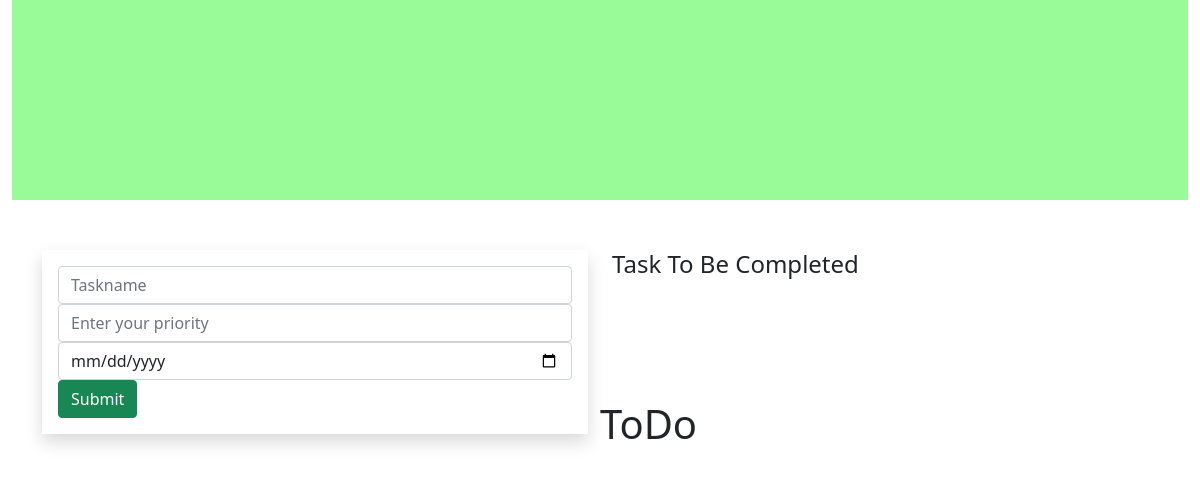
Before: / with the older database file.
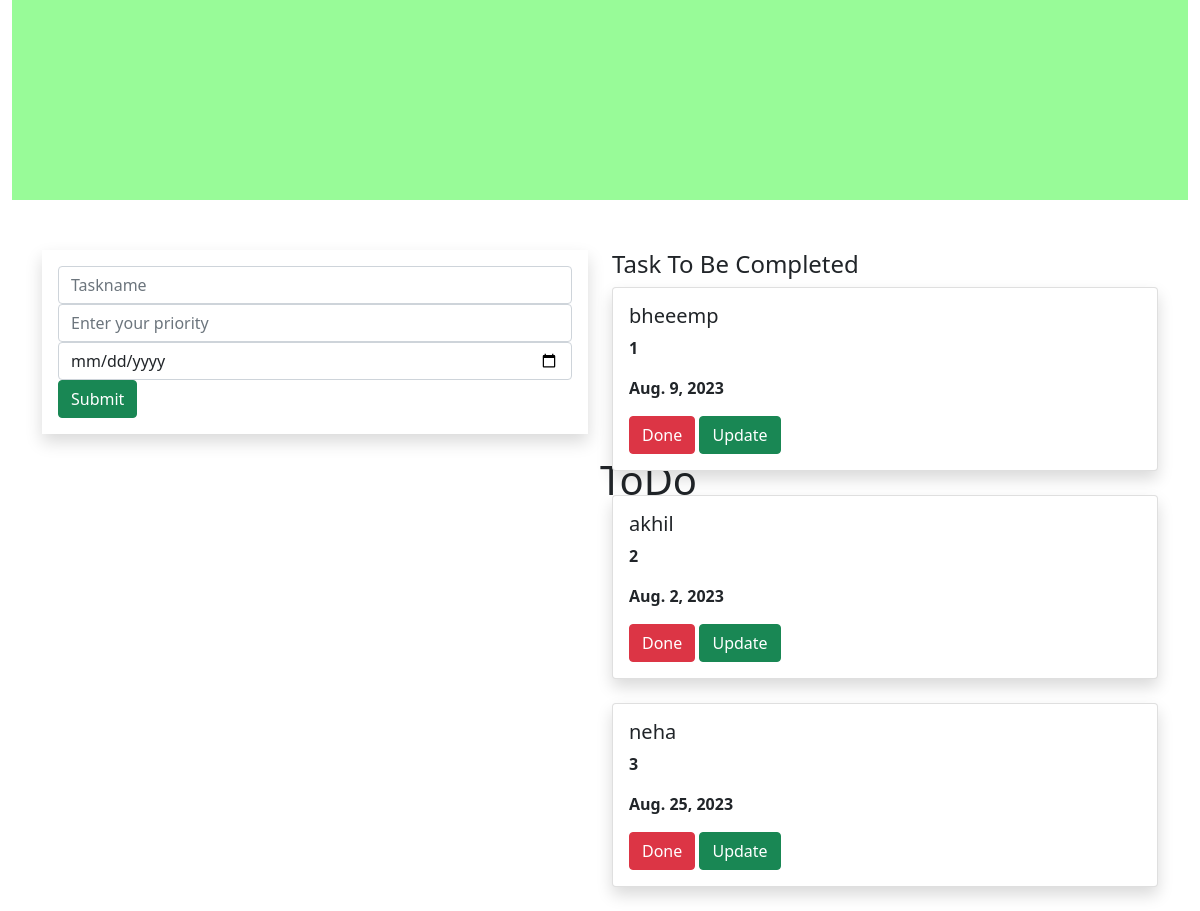
After: the same page with the newer database file.
### todoapp/models.py (models this page shows, shortened)
class Task(models.Model):
    name=models.CharField(max_length=250)
    priority=models.IntegerField()
    date=models.DateField()

### todoapp/views.py (the view)
# urls.py: path('', views.add, name='add'),
def add(request):
    task1 = Task.objects.all()
    if request.method == 'POST':
        name = request.POST.get('task', '')
        priority = request.POST.get('priority', '')
        date = request.POST.get('date', '')
        task = Task(name=name, priority=priority, date=date)
        task.save()
    return render(request,'home.html',{'task1':task1})

### templates/home.html (shortened to what this page needs)
{% extends 'base.html' %}
{% block content %}
<div class="container-fluid">
    <div class="row">
        <div class="col-md-12">
            <div class="banner">
                <div class="banner-text">
                    <h1>ToDo</h1>
                </div>
            </div>
        </div>
    </div>
</div>
<div class="container">
    <div class="row">
        <div class="col-md-6">
            <form method="POST" class="p-3 shadow">
                  <div class="form-group">
                       <input type="text" class="form-control" name="task" placeholder="Taskname">
                  </div>
                  <div class="form-group">
                      <input type="text" class="form-control" name="priority" placeholder="Enter your priority">
                  </div>
                 <div class="form-group">
                      <input type="date" class="form-control" name="date" placeholder="Enter Your Date">
                  </div>
                      <input type="submit" class="btn btn-success" >
            </form>
        </div>
        <div class="col-md-6">
            <h4>Task To Be Completed</h4>
            {% for i in task1 %}
            <div class="shadow card">
                <div class="card-body">
                    <h5 class="card-title">{{i.name}}</h5>
                    <p><b>{{i.priority}}</b></p>
                    <p><b>{{i.date}}</b></p>
                    <a class="btn btn-danger" href="{% url 'delete' i.id %}">Done</a>
                    <a class="btn btn-success" href="{% url 'update' i.id %}">Update</a>
                </div>
            </div>
            <br>
            {% endfor %}
        </div>
    </div>
</div>
{% endblock %}

### templates/base.html (shortened to what this page needs)
{% load static %}
<html lang="en">
<head>
    <link rel="stylesheet" href="https://cdn.jsdelivr.net/npm/bootstrap@5.0.2/dist/css/bootstrap.min.css" rel="stylesheet">
    <link rel="stylesheet" href="{% static 'style.css' %}">
</head>
<body>
{% block content %}
{% endblock %}
</body>
</html>

### static/style.css (style rules this page uses)
.banner { background-color: palegreen; width :100%; height:200px; margin-bottom:50px; }
.banner-text { top:50%; left:50%; position:absolute; transform:transform; }

Changed rows visible on the page:
added Task: name "bheeemp", priority "1", date "Aug. 9, 2023"
added Task: name "akhil", priority "2", date "Aug. 2, 2023"
added Task: name "neha", priority "3", date "Aug. 25, 2023"
